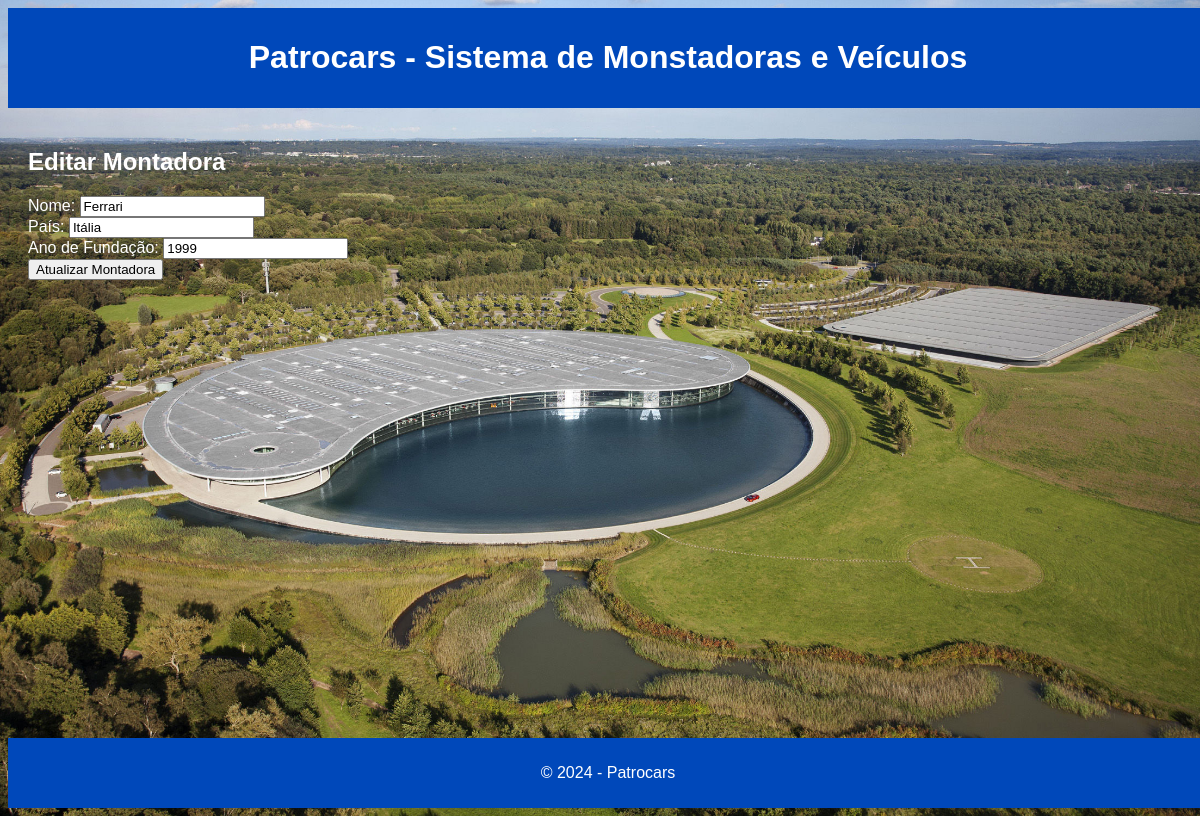
/montadoras/1/edit, run on the app's committed database.
### models/montadora_model.py (models this page shows)
class Montadora(Base):
    __tablename__ = "montadoras"
    id = Column(Integer, primary_key=True, index=True)
    nome = Column(String, index=True)
    pais = Column(String)
    ano_fundacao = Column(Integer)
    modelos = relationship("Modelo", back_populates="montadora")

### controllers/montadora_controller.py (the view)
@router.get("/montadoras/{montadora_id}/edit", response_class=HTMLResponse)
def form_edit_montadora(montadora_id: int, request: Request, db: Session = Depends(get_db)):
    montadora = db.query(Montadora).filter(Montadora.id == montadora_id).first()
    return templates.TemplateResponse("edit_montadora.html", {"request": request, "montadora": montadora})

### templates/edit_montadora.html (shortened to what this page needs)
{% extends "base.html" %}
{% block content %}
<h2>Editar Montadora</h2>
<form action="/montadoras/{{ montadora.id }}/edit" method="post">
    <label for="nome">Nome:</label>
    <input type="text" id="nome" name="nome" value="{{ montadora.nome }}" required><br>
    <label for="pais">País:</label>
    <input type="text" id="pais" name="pais" value="{{ montadora.pais }}" required><br>
    <label for="ano_fundacao">Ano de Fundação:</label>
    <input type="number" id="ano_fundacao" name="ano_fundacao" value="{{ montadora.ano_fundacao }}" required><br>
    <button type="submit">Atualizar Montadora</button>
</form>
{% endblock %}

### static/css/styles.css (style rules this page uses)
body { height: 100vh; width: 100vw; max-height: 1080px; max-width: 1920px; font-family: Arial, sans-serif; background-image: url('/static/images/mclaren3.jpg'); background-size: cover; background-position: center; background-attachment: fixed; color: #ffffff; display: flex; flex-direction: column; justify-content: space-between; overflow: hidden; }

### data on the page
Montadora: nome "Ferrari", pais "Itália", ano_fundacao "1999"
